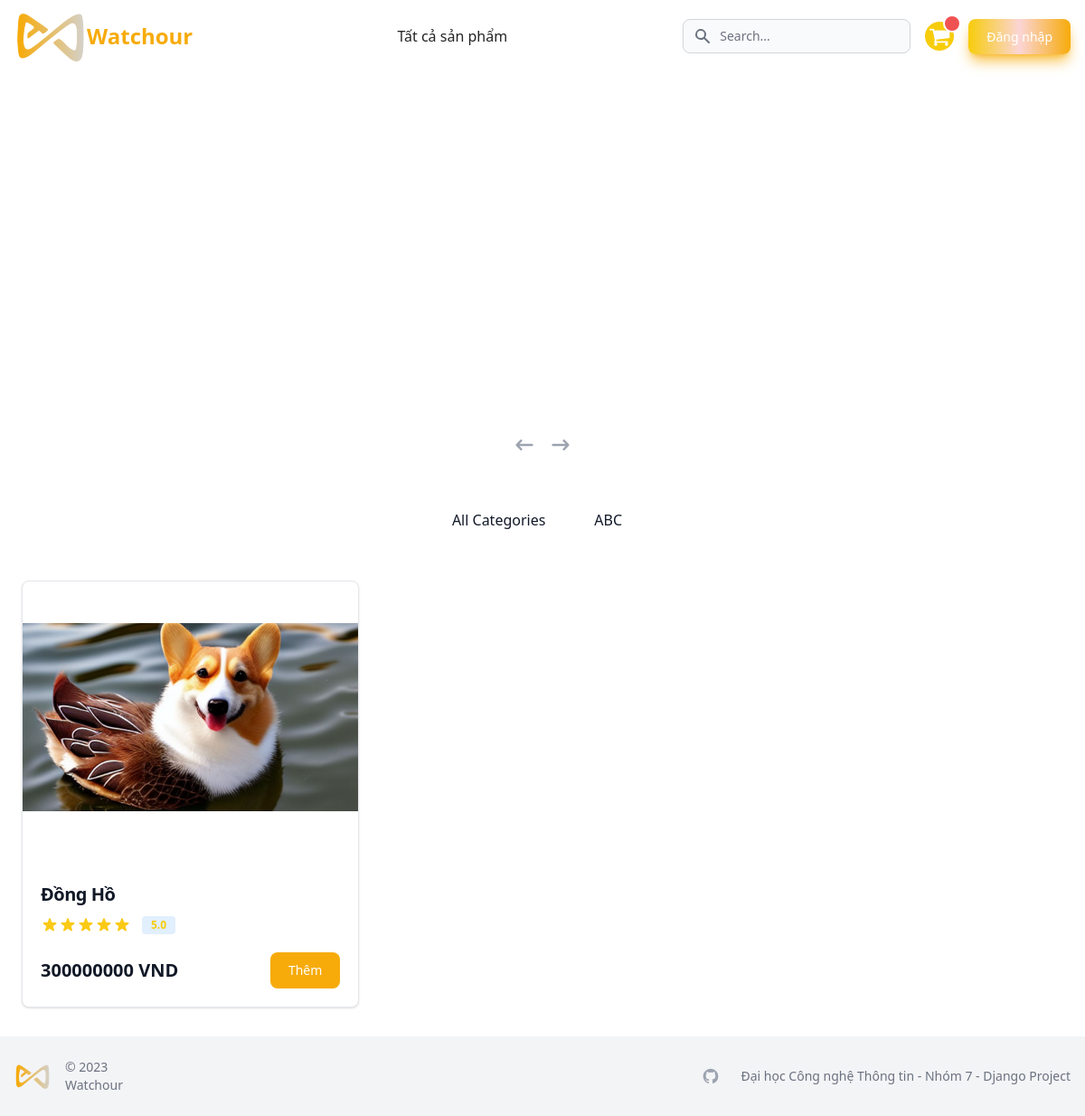
The app's page /, older data.
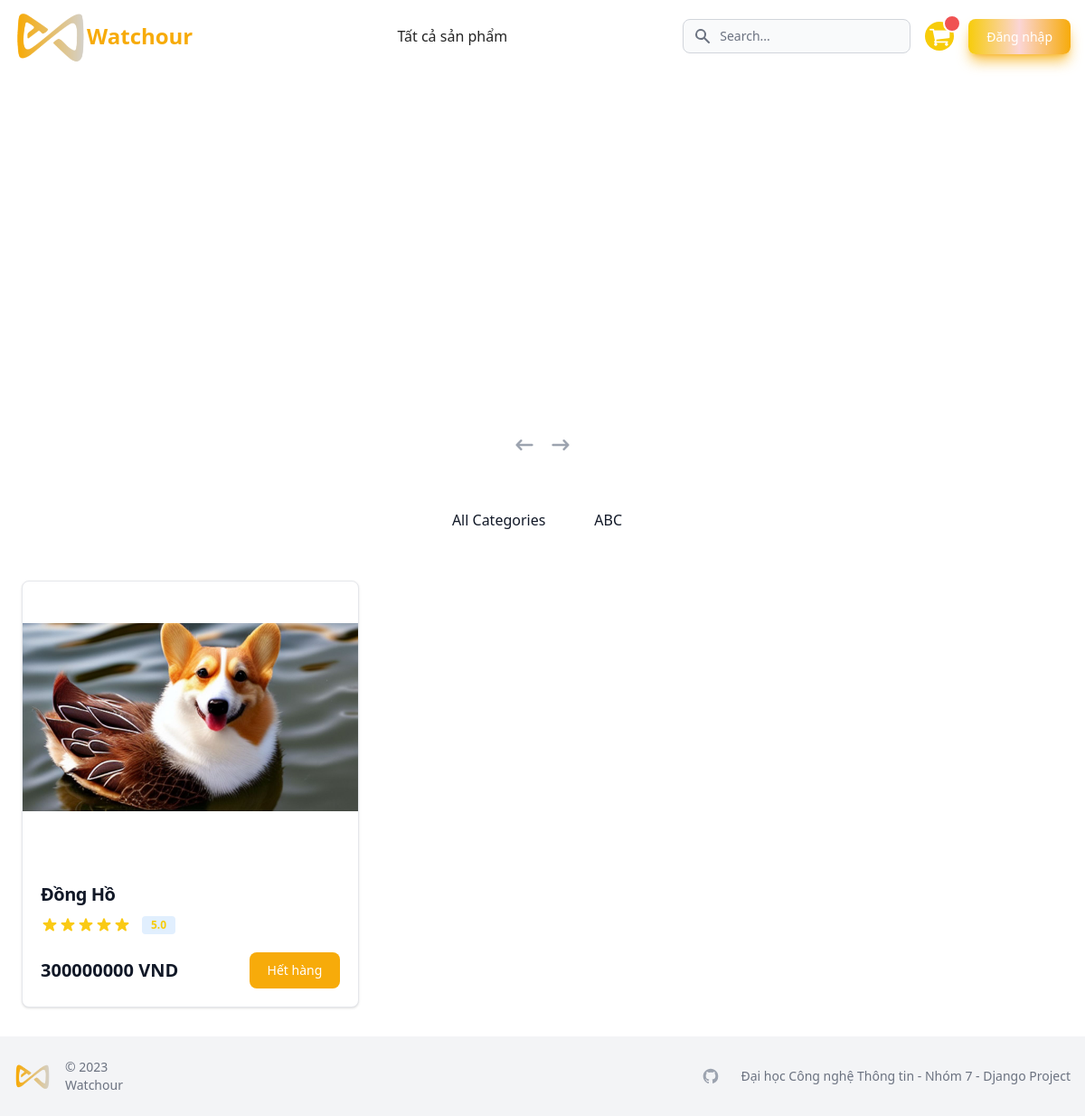
The same page, newer data.
### store/models.py (models this page shows, shortened)
class Product(models.Model):
    product_name = models.CharField(max_length=200, unique=True)
    slug = models.SlugField(max_length=200, unique=True)
    description = models.TextField(max_length=500, blank=True)
    price = models.IntegerField()
    images = models.ImageField(upload_to='photos/products')
    stock = models.IntegerField()
    is_available = models.BooleanField(default=True)
    category = models.ForeignKey(Category, on_delete=models.CASCADE)    # Khi xóa category thì Product bị xóa
    created_date = models.DateTimeField(auto_now_add=True)
    modified_date = models.DateTimeField(auto_now=True)
    def get_url(self):
        return reverse('product_detail', args=[self.category.slug, self.slug])

### Watchour/views.py (the view)
# urls.py: 2. Add a URL to urlpatterns:  path('', views.home, name='home')
def home(request):
    categories = Category.objects.all()[:7]
    selected_category = request.GET.get('category_name', '')
    if selected_category:
        selected_category = Category.objects.get(category_name=selected_category)
        products = Product.objects.filter(category=selected_category)
    else:
        products = Product.objects.all()
    context = {
        'products': products,
        'categories': categories,
        'selected_category': selected_category,
    }
    return render(request, 'home.html', context=context)

### category/models.py (called while the page is built)
    def __str__(self):
        return self.category_name

### templates/home.html (shortened to what the changed rows need)
{% extends 'base.html' %} {% load static %} {% block content %}
<section class="mb-4">
  <div class="md:py-4 md:px-6 max-w-screen-xl px-4 py-2 mx-auto">
    <div class="md:grid-cols-3 sm:grid-cols-2 grid grid-cols-1 gap-4">
      {% for product in products %}
      <div
        class="dark:bg-gray-800 dark:border-gray-700 w-full max-w-sm bg-white border border-gray-200 rounded-lg shadow">
        <a href="{{ product.get_url }}" class="">
          <img
            class="object-scale-down rounded-t-lg h-[300px] mb-8 w-full"
            src="{{ product.images.url }}"
            alt="product image" />
        </a>
        <div class="px-5 pb-5">
          <a href="{{ product.get_url }}">
            <h5 class="dark:text-white text-xl font-semibold tracking-tight text-gray-900">
              {{ product.product_name }}
            </h5>
          </a>
          <div class="flex items-center mt-2.5 mb-5">
            <span
              class="bg-blue-100 text-primary-hover-color text-xs font-semibold mr-2 px-2.5 py-0.5 rounded dark:bg-blue-200 dark:text-primary-hover-color ml-3"
              >5.0</span
            >
          </div>
          <div class="flex items-center justify-between">
            <span class="dark:text-white text-xl font-bold text-gray-900"
              >{{ product.price }} VND</span
            >
            {% if product.stock > 0 %}
            <a
              href="{{ product.get_url }}"
              class="text-white bg-primary-color hover:bg-primary-hover-color focus:ring-4 focus:outline-none focus:ring-primary-color font-medium rounded-lg text-sm px-5 py-2.5 text-center dark:bg-primary-color dark:hover:bg-primary-color dark:focus:ring-primary-hover-color"
              >Thêm</a
            >
            {% else %}
            <span
              class="text-danger text-white bg-primary-color hover:bg-primary-hover-color focus:ring-4 focus:outline-none focus:ring-primary-color font-medium rounded-lg text-sm px-5 py-2.5 text-center dark:bg-primary-color dark:hover:bg-primary-color dark:focus:ring-primary-hover-color"
              >Hết hàng</span
            >
            {% endif %}
          </div>
        </div>
      </div>
      {% endfor %}
    </div>
  </div>
</section>
{% endblock %}

Row changes from the older to the newer data that the page shows:
changed Product "Đồng Hồ": stock "Thêm" → "Hết hàng"
